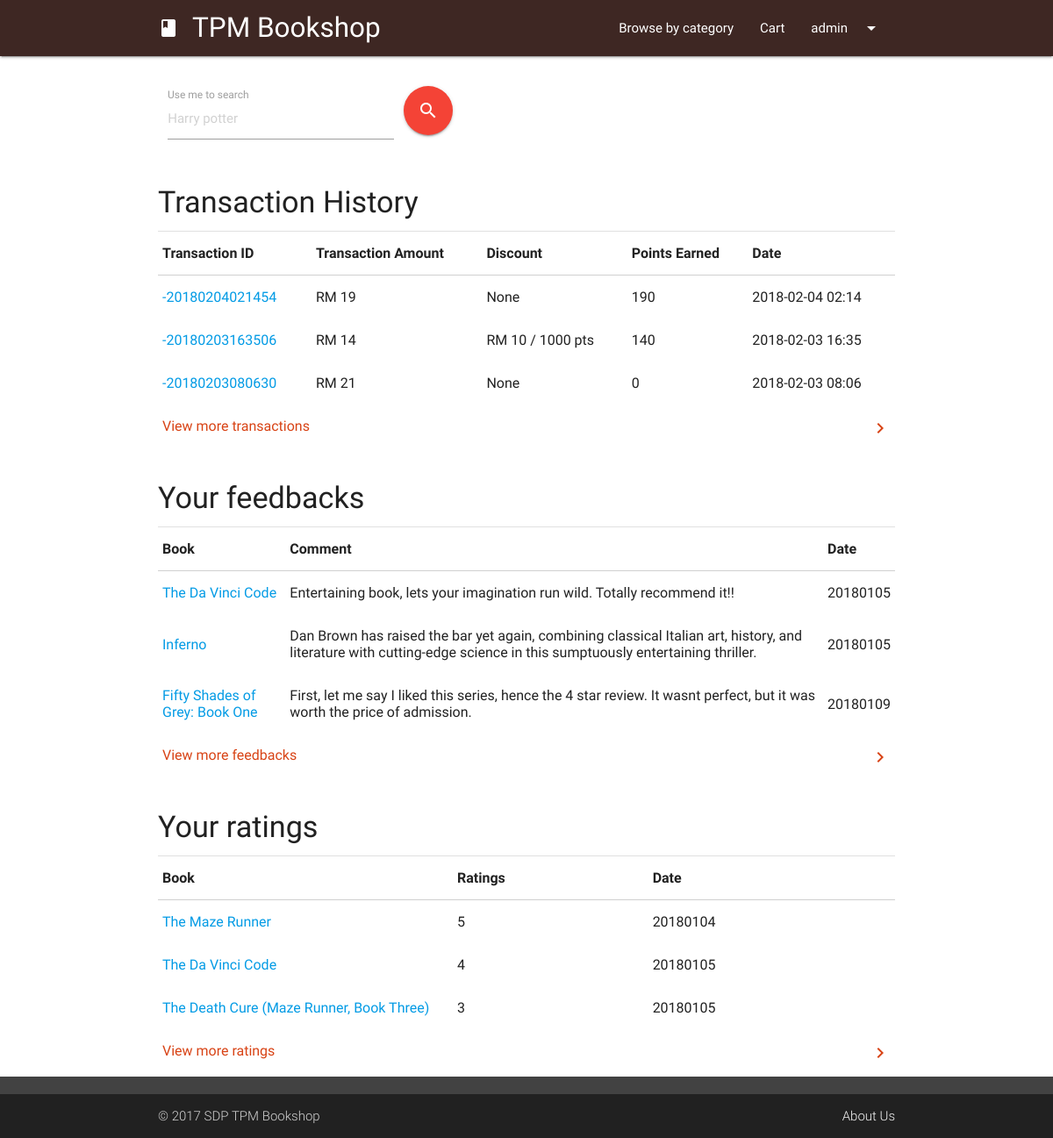
Page /history.php (signed in) on the committed database.
### tables this page shows
CREATE TABLE `transaction` (
  `transactionID` varchar(255) NOT NULL,
  `transactionUser` varchar(255) NOT NULL,
  `transactionTotal` int(255) NOT NULL,
  `transactionPoint` int(11) NOT NULL,
  `transactionDiscount` int(5) NOT NULL DEFAULT '0',
  `transactionCard` int(11) NOT NULL,
  `transactionDate` varchar(50) NOT NULL
);

CREATE TABLE `bookcomment` (
  `ratingID` int(11) NOT NULL,
  `bookISBN` varchar(255) NOT NULL,
  `username` varchar(255) NOT NULL,
  `comments` text NOT NULL,
  `date` int(255) NOT NULL
);

CREATE TABLE `book` (
  `bookISBN` varchar(255) NOT NULL,
  `bookname` varchar(255) NOT NULL,
  `bookcategory` varchar(80) NOT NULL,
  `bookauthor` varchar(255) NOT NULL,
  `bookdesc` longtext NOT NULL,
  `bookprice` int(11) NOT NULL,
  `bookpages` int(11) NOT NULL,
  `bookpublisher` varchar(255) NOT NULL,
  `bookdateadd` int(11) NOT NULL,
  `bookthumbnail` varchar(255) NOT NULL,
  `bookQty` int(11) NOT NULL DEFAULT '0'
);

CREATE TABLE `bookrating` (
  `ratingID` int(11) NOT NULL,
  `bookISBN` varchar(255) NOT NULL,
  `username` varchar(255) NOT NULL,
  `rating` int(11) NOT NULL,
  `date` int(255) NOT NULL
);

### history.php (the view, shortened to what this page needs)
<?php session_start();
include "php/connect.php";
$currentUser = $_SESSION['tpmb-user'];
function viewMore($sqlState, $URL, $msg){
	if(mysqli_num_rows($sqlState) > 3){
			echo "<tr><td colspan='5'><a href='$URL' class='deep-orange-text text-darken-3'><i class='material-icons right'>chevron_right</i>View more $msg</a></td></tr>";
	} elseif(mysqli_num_rows($sqlState) == 0) {
			echo "<tr><td colspan='5'><i class='material-icons'>hourglass_empty</i> No results</td></tr>";
	}
}
?>
<head>
	<link type="text/css" rel="stylesheet" href="css/materialize.min.css" media="screen,projection" />
	<link type="text/css" rel="stylesheet" href="css/tpmb.css" media="screen,projection" />
</head>
<body>
<?php
  include "ui/header.php";?>
  <main class="container">
    <div class="row margintop4">
			<?php include "ui/searchUI.php"; ?>
    </div>
    <h4 class="left-align col s12 m6 offset-m3 margintop4">Transaction History</h4>
    <div class="divider"></div>
    <table class="highlight responsive-table">
      <thead>
        <tr><th>Transaction ID</th><th>Transaction Amount</th><th>Discount</th><th>Points Earned</th><th>Date</th></tr>
      </thead>
      <tbody>
		<?php $historyIndex = 0;
    $userTransactionArray=mysqli_query($conn,"SELECT * FROM transaction WHERE transactionUser = '$currentUser' ORDER BY transactionDate DESC LIMIT 4");
    while($userTransaction = mysqli_fetch_array($userTransactionArray)){
			$ti = strstr($userTransaction['transactionID'],'-2'); ?>
          <tr>
            <td><a target="_blank" href="transaction-slip.php?transID=<?php echo $ti; ?>"><?php echo $ti; ?></a></td>
            <td>RM <?php echo $userTransaction['transactionTotal']; ?></td>
            <td><?php if($userTransaction['transactionDiscount'] == 0){ echo "None"; } else {
						echo "RM " . $userTransaction['transactionDiscount'] . " / " . $userTransaction['transactionDiscount']*100 . " pts";} ?>
						</td>
						<td><?php echo $userTransaction['transactionPoint']; ?></td>
            <td><?php echo $userTransaction['transactionDate']; ?></td>
          </tr>
      <?php $historyIndex++; if($historyIndex >= 3 ){ break ; } }
			viewMore($userTransactionArray, 'transaction-more.php', 'transactions'); ?>
      </tbody>
    </table>
    <h4 class="left-align col s12 m6 offset-m3 margintop4">Your feedbacks</h4>
    <div class="divider"></div>
    <table class="highlight responsive-table">
      <thead>
        <tr><th>Book</th><th>Comment</th><th>Date</th></tr>
      </thead>
      <tbody>
		<?php $historyIndex = 0;
    $userFeedbackArray=mysqli_query($conn,"SELECT * FROM bookcomment AS bc, book AS b WHERE bc.username = '$currentUser' AND bc.bookISBN=b.bookISBN LIMIT 4");
    while($userFeedback = mysqli_fetch_array($userFeedbackArray)){ ?>
          <tr>
            <td><a target="_blank" href="book.php?bookid=<?php echo $userFeedback['bookISBN']; ?>"><?php echo $userFeedback['bookname']; ?></a></td>
            <td><?php echo $userFeedback['comments']; ?></td>
            <td><?php echo $userFeedback['date']; ?></td>
          </tr>
      <?php $historyIndex++; if($historyIndex >= 3 ){ break ; }}
			viewMore($userFeedbackArray, 'history-more.php?action=feedbacks', 'feedbacks'); ?>
      </tbody>
    </table>
    <h4 class="left-align col s12 m6 offset-m3 margintop4">Your ratings</h4>
    <div class="divider"></div>
    <table class="highlight responsive-table">
      <thead>
				<tr><th style="width:40%;">Book</th><th>Ratings </th><th>Date</th></tr>
      </thead>
      <tbody>
		<?php $historyIndex = 0;
	    $userRatingArray=mysqli_query($conn,"SELECT * FROM bookrating AS br, book AS b WHERE br.username = '$currentUser' AND br.bookISBN=b.bookISBN LIMIT 4");
	    while($userRating = mysqli_fetch_array($userRatingArray)){ ?>
          <tr>
            <td><a target="_blank" href="book.php?bookid=<?php echo $userRating['bookISBN']; ?>"><?php echo $userRating['bookname']; ?></a></td>
            <td><?php echo $userRating['rating']; ?></td>
            <td><?php echo $userRating['date']; ?></td>
          </tr>
      <?php $historyIndex++; if($historyIndex >= 3 ){ break ; }}
			viewMore($userRatingArray, 'history-more.php?action=rating', 'ratings'); ?>
      </tbody>
    </table>
  </main>
</body>

### ui/header.php (shortened to what this page needs)
<header>
      <nav class="top-nav">
        <div class="nav-wrapper brown darken-4">
          <div class="container">
          <a href="index.php" class="brand-logo header col s12 m10 offset-m1"><i class="material-icons">book</i>TPM Bookshop</a>
          <ul class="right hide-on-med-and-down">
            <li><a href="category.php">Browse by category</a></li>
            <?php if(isset($_SESSION['tpmb-user'])){ ?>
              <li><a class="modal-trigger" href="#cartPopup" onclick="updateCart()">Cart</a></li>
              <li><a class="dropdown-button" data-belowOrigin="true" data-alignment="right" data-constrainWidth="false" data-activates="userDropdown"><?php echo $_SESSION['tpmb-user']; ?><i class="material-icons right">arrow_drop_down</i></a></li>
            <?php } ?>
          </ul>
          </div>
        </div>
      </nav>
</header>

### ui/searchUI.php
<form action="search.php" method="GET">
    <div class="col s12">
      <div class="input-field col s10 m5 l4">
        <input placeholder="Harry potter" id="searchterm" type="text" class="validate" name="searchterm">
        <label for="searchterm">Use me to search</label>
      </div>
      <button type="submit" class="btn-floating btn-large waves-effect waves-light red"><i class="material-icons">search</i></button>
    </div>
</form>

### css/tpmb.css (style rules this page uses)
body { display: flex; min-height: 100vh; flex-direction: column; }
main { flex: 1 0 auto; }
.margintop4 { margin-top : 4%; }

### rows in the picture
transaction: transactionID "-20180204021454", transactionTotal "19", transactionDiscount "None", transactionPoint "190", transactionDate "2018-02-04 02:14"
transaction: transactionID "-20180203163506", transactionTotal "14", transactionDiscount "10", $userTransaction['transactionDiscount']*100 "1000", transactionPoint "140", transactionDate "2018-02-03 16:35"
transaction: transactionID "-20180203080630", transactionTotal "21", transactionDiscount "None", transactionPoint "0", transactionDate "2018-02-03 08:06"
bookcomment: book.bookname "The Da Vinci Code", comments "Entertaining book, lets your imagination run wild. Totally recommend it!!", date "20180105"
bookcomment: book.bookname "Inferno", comments "Dan Brown has raised the bar yet again, combining classical Italian art, history, and literature with cutting-edge science in this sumptuously entertaining thriller.", date "20180105"
bookcomment: book.bookname "Fifty Shades of Grey: Book One", comments "First, let me say I liked this series, hence the 4 star review. It wasnt perfect, but it was worth the price of admission.", date "20180109"
bookrating: book.bookname "The Maze Runner", rating "5", date "20180104"
bookrating: book.bookname "The Da Vinci Code", rating "4", date "20180105"
bookrating: book.bookname "The Death Cure (Maze Runner, Book Three)", rating "3", date "20180105"

### other values in the picture
$_SESSION['tpmb-user'] "admin"
$msg "transactions feedbacks ratings"
